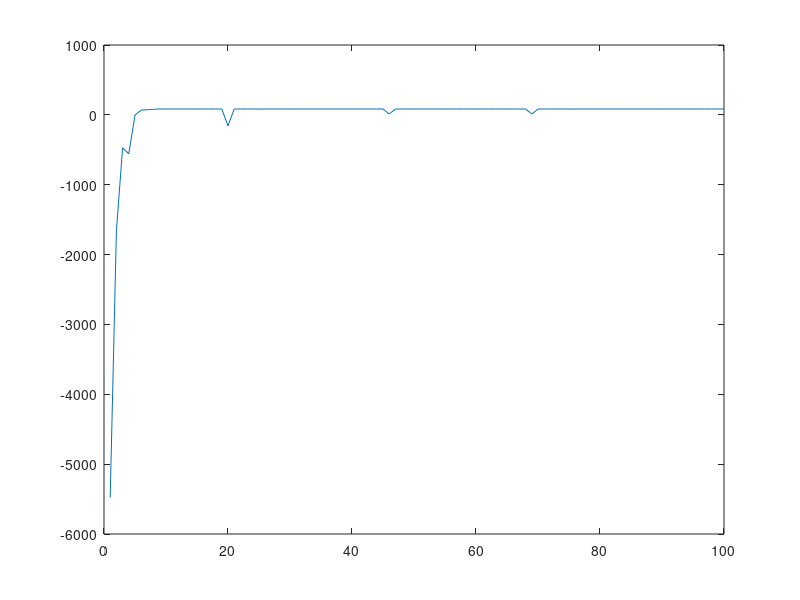

The MATLAB script that drew this image:
clear all; %borrar todas las variables
close all; %cerrar todas las ventanas
clc; %limpia la pantalla

%Algoritmo genetico con un cruzamineto un punto de cruce.

nbits=8; %numero de bits
np=64;  %cantidad de pobladores (de preferencia multiplo de 4)
%Generar la poblacion inicial
xpadres=randi([0,255],np,1);

for n=1:100 %Numero de generaciones
    %Evaluar la funcion
    y=-(xpadres-123).^2+100; %Definir la funcion de adaptacion
    yprom(n)=mean(y);
    %Cromosoma
    cromosoma= sortrows([xpadres y],2);

    %Seleccion
    padres=cromosoma(np/2+1:np,1); %Se tomaron los mejores 

    %Convertir a binario
    padresbin=de2bi(padres,nbits); 

    %Encontrar el cruzamiento
    %Un putno de cruce
    for k=1 : (np/4)
        n=randi([2,nbits-1]); %Punto de cruce aleatorio
        hijobin(2*k-1,:)= [padresbin(2*k-1,1:n) padresbin(2*k,n+1:nbits)];
        hijobin(2*k,:)= [padresbin(2*k,1:n) padresbin(2*k-1,n+1:nbits)];
    end
    
    %Mutacion
    p=rand();
    if p>0.95
        nhijo=randi(np/2); %hijo al azar
        bit=randi(nbits); %bit al azar
        if hijobin(nhijo,bit)==1;
            hijobin(nhijo,bit)=0;
        else
            hijobin(nhijo,bit)=1;
        end
    end
    %Sustitucion generacional
    hijodec=bi2de(hijobin);

    xpadres=[padres; hijodec];
end

plot(yprom);
max(y)



